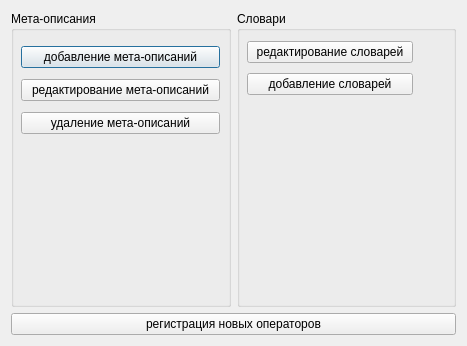
<?xml version="1.0" encoding="UTF-8"?>
<ui version="4.0">
 <class>SecondWindow</class>
 <widget class="QDialog" name="SecondWindow">
  <property name="geometry">
   <rect>
    <x>0</x>
    <y>0</y>
    <width>467</width>
    <height>346</height>
   </rect>
  </property>
  <property name="windowTitle">
   <string>Dialog</string>
  </property>
  <layout class="QVBoxLayout" name="verticalLayout_3">
   <item>
    <layout class="QHBoxLayout" name="horizontalLayout">
     <item>
      <widget class="QGroupBox" name="groupBox_2">
       <property name="title">
        <string>Мета-описания</string>
       </property>
       <widget class="QWidget" name="layoutWidget">
        <property name="geometry">
         <rect>
          <x>10</x>
          <y>30</y>
          <width>199</width>
          <height>98</height>
         </rect>
        </property>
        <layout class="QVBoxLayout" name="verticalLayout_2">
         <item>
          <widget class="QPushButton" name="pushButton_4">
           <property name="text">
            <string>добавление мета-описаний</string>
           </property>
          </widget>
         </item>
         <item>
          <widget class="QPushButton" name="pushButton_5">
           <property name="text">
            <string>редактирование мета-описаний</string>
           </property>
          </widget>
         </item>
         <item>
          <widget class="QPushButton" name="pushButton_6">
           <property name="text">
            <string>удаление мета-описаний</string>
           </property>
          </widget>
         </item>
        </layout>
       </widget>
      </widget>
     </item>
     <item>
      <widget class="QGroupBox" name="groupBox">
       <property name="title">
        <string>Словари</string>
       </property>
       <widget class="QWidget" name="layoutWidget">
        <property name="geometry">
         <rect>
          <x>10</x>
          <y>26</y>
          <width>166</width>
          <height>64</height>
         </rect>
        </property>
        <layout class="QVBoxLayout" name="verticalLayout">
         <item>
          <widget class="QPushButton" name="pushButton_2">
           <property name="text">
            <string>редактирование словарей</string>
           </property>
          </widget>
         </item>
         <item>
          <widget class="QPushButton" name="pushButton">
           <property name="text">
            <string>добавление словарей</string>
           </property>
          </widget>
         </item>
        </layout>
       </widget>
      </widget>
     </item>
    </layout>
   </item>
   <item>
    <widget class="QPushButton" name="pushButton_3">
     <property name="text">
      <string>регистрация новых операторов</string>
     </property>
    </widget>
   </item>
  </layout>
 </widget>
 <resources/>
 <connections/>
</ui>
